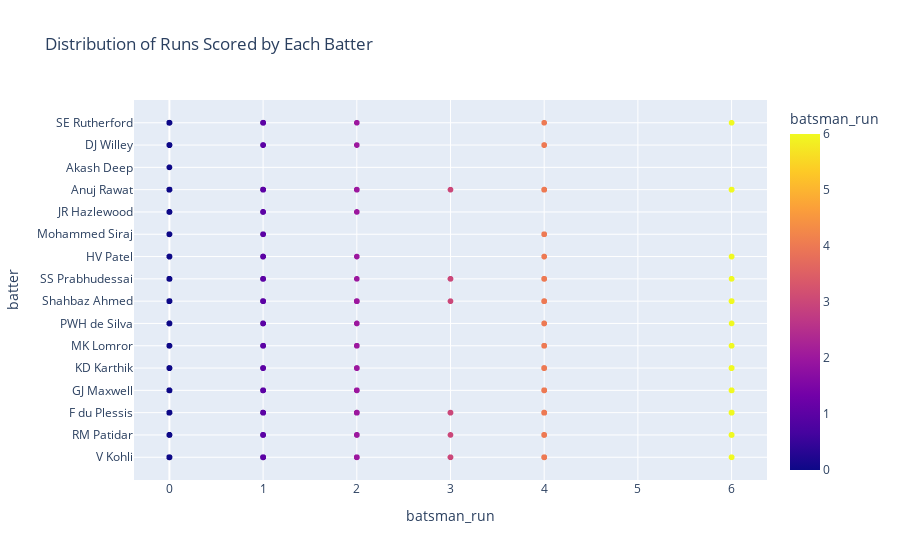

Source (notebook cell):
### Markdown cell above
Ploty

### Code cell
#Scatter plot of ploty 
#This plot is more interactive we can hover on it 
fig = px.scatter(sep_ind, x='batsman_run', y='batter', color='batsman_run',
                 title='Distribution of Runs Scored by Each Batter',
                 )
fig.show()

### Figure 1 — Plotly figure (JSON) as saved in the notebook; plotly's stock layout.template omitted (floating-point values rounded to 4 significant figures; data arrays with more than 128 entries replaced by an {"elided": "..."} marker saying what was removed)
{"data": [{"hovertemplate": "batsman_run=%{marker.color}<br>batter=%{y}<extra></extra>", "legendgroup": "", "marker": {"color": {"elided": "1469 int values"}, "coloraxis": "coloraxis", "symbol": "circle"}, "mode": "markers", "name": "", "showlegend": false, "type": "scattergl", "x": {"elided": "1469 int values"}, "xaxis": "x", "y": {"elided": "1469 str values"}, "yaxis": "y"}], "layout": {"coloraxis": {"colorbar": {"title": {"text": "batsman_run"}}, "colorscale": [[0, "#0d0887"], [0.1111, "#46039f"], [0.2222, "#7201a8"], [0.3333, "#9c179e"], [0.4444, "#bd3786"], [0.5556, "#d8576b"], [0.6667, "#ed7953"], [0.7778, "#fb9f3a"], [0.8889, "#fdca26"], [1, "#f0f921"]]}, "legend": {"tracegroupgap": 0}, "title": {"text": "Distribution of Runs Scored by Each Batter"}, "xaxis": {"anchor": "y", "domain": [0, 1], "title": {"text": "batsman_run"}}, "yaxis": {"anchor": "x", "domain": [0, 1], "title": {"text": "batter"}}}}
